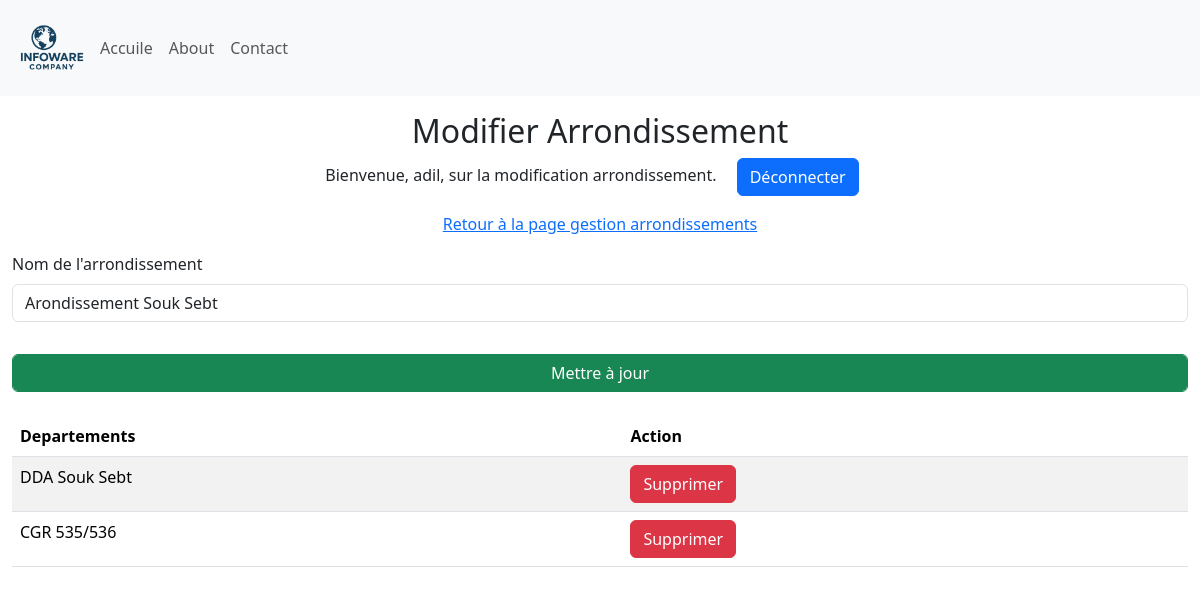
The app's page /update_arrondissement/2 (signed in), older data.
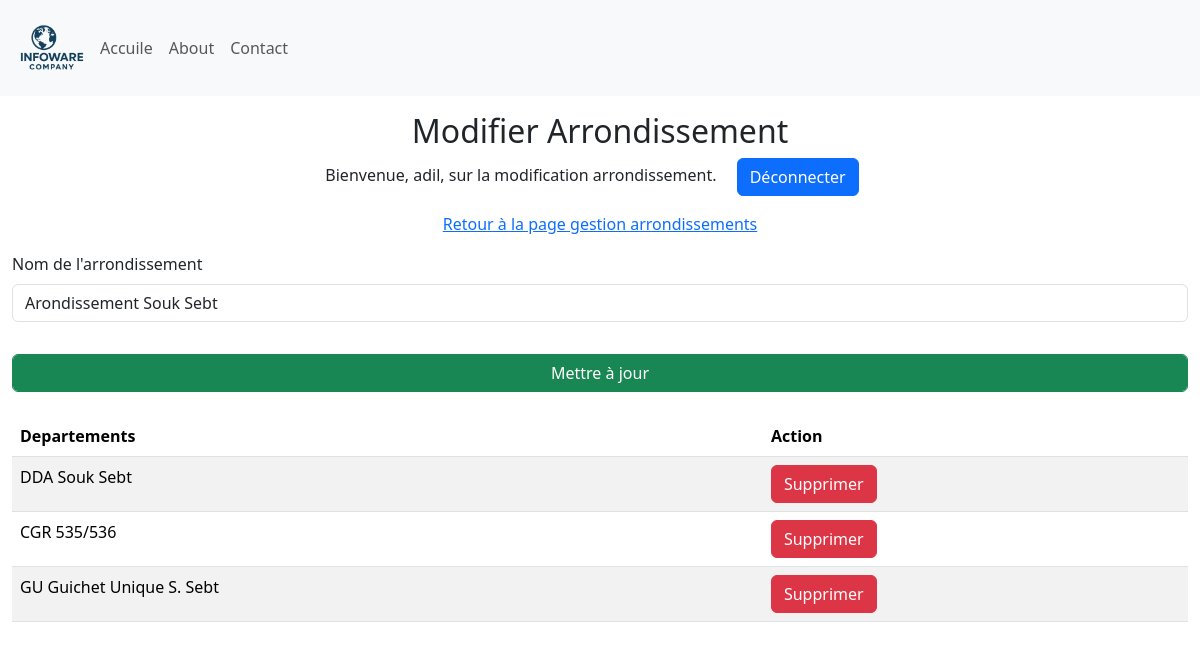
The same page, newer data.
### Site/models.py (models this page shows, shortened)
class Arondissement(db.Model):
    id = db.Column(db.Integer, primary_key=True)
    arondissement = db.Column(db.String(25), unique=True, nullable=False)
    departement = db.relationship('Departement', backref='Departement', lazy=True)

class Departement(db.Model):
    id = db.Column(db.Integer, primary_key=True)
    departement = db.Column(db.String(25), unique=True, nullable=False)
    arondissement = db.Column(db.Integer, db.ForeignKey('arondissement.id'), nullable=False)

### Site/dashbord/arrondissement.py (the view)
@arrondissement.route('/update_arrondissement/<int:arrondissement_id>', methods=['GET', 'POST'])
def update_arrondissement(arrondissement_id):
    if 'user' not in session:
        return redirect(url_for('admin.admin'))
    arrondissement = Arondissement.query.get_or_404(arrondissement_id)
    if request.method == 'POST':
        new_name = request.form.get('arrondissementName')
        if new_name:
            arrondissement.arondissement = new_name
            db.session.commit()
            return redirect(url_for('arrondissement.manage_Arrondissements'))
    return render_template('update_arondissement.html', name=session['user'], arrondissement=arrondissement, departements=arrondissement.departement)

### Site/templates/update_arondissement.html (shortened to what this page needs)
{% extends 'base.html' %}
{% block body %}
<div class="container-fluid">
    <div class="row">
        <div class="col-12  my-3">
            <div class="text-center">
                <h2>Modifier Arrondissement</h2>
                <p>Bienvenue, {{ name }}, sur la modification arrondissement. <a class="mx-3 btn btn-primary" href="{{ url_for('admin.logout') }}"">Déconnecter</a></p>
                <p><a href="{{ url_for('arrondissement.manage_Arrondissements') }}">Retour à la page gestion arrondissements</a> </p>
            </div>
           <form method="POST">
                <div class="mb-3">
                    <label for="arrondissementName" class="form-label">Nom de l'arrondissement</label>
                    <input type="text" class="form-control" id="arrondissementName" name="arrondissementName" value="{{ arrondissement.arondissement }}" required>
                </div>
                <div class="mb-3">
                    <input type="submit" class="form-control btn btn-success mt-3" value="Mettre à jour">
                </div>
            </form>
                {% if departements %}
                <table class="table table-striped mt-4 ">
                    <thead>
                        <tr>
                          <th scope="col">Departements</th>
                          <th scope="col">Action</th>
                        </tr>
                      </thead>
                      <tbody>
                        {% for departement in departements %}
                        <tr>
                          <td>{{ departement.departement }}</td>
                          <td>
                             <a href ="{{ url_for('departement.delete_departement', departement_id=departement.id) }}" onclick="return confirm('Êtes-vous sûr de vouloir supprimer cet arrondissement ?');"  class="btn btn-danger">Supprimer</a>
                          </td>
                        </tr>
                        {% endfor %}
                </table>
                {% else %}
                <p class="mt-4 text-danger h4">Aucun departement associé à cet arrondissement.</p>
                {% endif %}
        </div>
    </div>
</div>
{% endblock %}

### Site/templates/base.html (shortened to what this page needs)
<!DOCTYPE html>
<html lang="fr">
<head>
    <link href="https://cdn.jsdelivr.net/npm/bootstrap@5.3.8/dist/css/bootstrap.min.css" rel="stylesheet">
    <link rel="stylesheet" href={{url_for('static', filename='style.css')}}>
</head>
<body>
    <nav class="navbar navbar-expand-lg bg-light" >
        <div class="container-fluid" >
          <img width="80px" src="{{url_for('static', filename='logo.png')}}" alt="logo">
          <div class="collapse navbar-collapse" id="navbarNav">
            <ul class="navbar-nav">
              <li class="nav-item">
                <a class="nav-link"  href="{{ url_for('main.home') }}">Accuile</a>
              </li>
              <li class="nav-item">
                <a class="nav-link" href={{ url_for('about.about_page') }}>About</a>
              </li>
              <li class="nav-item">
                <a class="nav-link" href="#">Contact</a>
              </li>
            </ul>
          </div>
        </div>
      </nav>
      {% block body %}{% endblock %}
</body>
</html>

### Site/static/style.css (style rules this page uses)
* { margin: 0; padding: 0; box-sizing: border-box; }
:root { --primary-color: #0056b3; --secondary-color: #f8f9fa; --text-color: #333; --highlight-color: #007bff; }
body { font-family: 'Segoe UI', Tahoma, Geneva, Verdana, sans-serif; }

Row changes from the older to the newer data that the page shows:
added Departement: departement "GU Guichet Unique S. Sebt"
